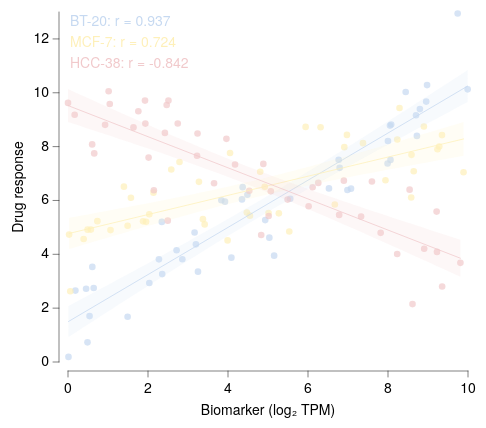

The specification (Vega-Lite) saved for this image:
### Vega-Lite specification from a JSON file in a GitHub repository (floating-point values rounded to 4 significant figures; data arrays with more than 128 entries replaced by an {"elided": "..."} marker saying what was removed)
{"background": null, "config": {"arc": {"fill": "#DBDBDB", "fillOpacity": 1.0, "innerRadius": 43.75, "padAngle": 0.03, "stroke": "black", "strokeOpacity": 1, "strokeWidth": 0.25}, "area": {"fill": "#DBDBDB", "fillOpacity": 1.0, "stroke": "black", "strokeOpacity": 1, "strokeWidth": 0.25}, "axis": {"domain": true, "domainCap": "round", "domainColor": "black", "domainWidth": 0.25, "grid": false, "gridCap": "round", "gridColor": "#F1F1F1", "gridDash": [0, 0], "gridOpacity": 1.0, "gridWidth": 0.25, "labelColor": "black", "labelFont": "Helvetica Neue, HelveticaNeue, Helvetica, Arial, sans-serif", "labelFontSize": 7, "labelFontStyle": "normal", "labelFontWeight": 400, "offset": 4.5, "ticks": true, "tickCap": "round", "tickColor": "black", "tickRound": false, "tickSize": 3, "tickWidth": 0.25, "titleColor": "black", "titleFont": "Helvetica Neue, HelveticaNeue, Helvetica, Arial, sans-serif", "titleFontSize": 7, "titleFontStyle": "normal", "titleFontWeight": 400}, "axisX": {"domain": true, "labelAlign": "center", "labelAngle": 0, "labels": true, "ticks": true, "translate": 0}, "axisY": {"domain": true, "labelAlign": "right", "labelAngle": 0, "labels": true, "ticks": true, "translate": 0}, "axisRight": {"domain": true, "labelAlign": "left", "labelAngle": 0, "labels": true, "ticks": true, "translate": 0}, "axisTop": {"domain": true, "labelAlign": "center", "labelAngle": 0, "labels": true, "ticks": true, "translate": 0}, "axisBand": {"tickOffset": 0}, "bar": {"fill": "#DBDBDB", "fillOpacity": 1.0, "stroke": "black", "strokeOpacity": 1, "strokeWidth": 0.25}, "boxplot": {"size": 15.75, "ticks": {"cornerRadius": 0.25, "fill": "black", "opacity": 1, "size": 7.875, "thickness": 0.25}, "box": {"fillOpacity": 1.0, "stroke": "black", "strokeOpacity": 1, "strokeWidth": 0.25}, "median": {"cornerRadius": 0, "fill": "black", "fillOpacity": 1.0, "opacity": 1, "size": 15.75, "thickness": 0.25}, "rule": {"fill": "black", "fillOpacity": 1.0, "size": 17.5, "stroke": "black", "strokeDash": [0, 0], "strokeOpacity": 1, "strokeWidth": 0.25}, "outliers": {"color": "black", "fill": "black", "fillOpacity": 1.0, "size": 0, "stroke": "black", "strokeOpacity": 1, "strokeWidth": 0.25}}, "circle": {"fill": "black", "fillOpacity": 1.0, "size": 0.875, "stroke": null, "strokeOpacity": 1, "strokeWidth": 0.25}, "errorband": {"band": {"fillOpacity": 0.6, "stroke": null, "strokeWidth": 0.25, "strokeOpacity": 1}, "borders": {"opacity": 0, "strokeOpacity": 0.25, "strokeWidth": 1}}, "errorbar": {"opacity": 1, "rule": {"strokeDash": [0, 0], "strokeWidth": 0.25}, "ticks": {"color": "black", "cornerRadius": 0.125, "opacity": 1, "size": 10.5, "thickness": 0.25}, "thickness": 0.25}, "font": "Helvetica Neue, HelveticaNeue, Helvetica, Arial, sans-serif", "geoshape": {"fill": "#DBDBDB", "fillOpacity": 1.0, "stroke": "black", "strokeOpacity": 1, "strokeWidth": 0.25}, "header": {"labelColor": "black", "labelFont": "Helvetica Neue, HelveticaNeue, Helvetica, Arial, sans-serif", "labelFontSize": 7, "labelFontStyle": "normal", "labelFontWeight": 400, "titleColor": "black", "titleFont": "Helvetica Neue, HelveticaNeue, Helvetica, Arial, sans-serif", "titleFontSize": 7, "titleFontStyle": "normal", "titleFontWeight": 400, "titlePadding": 0}, "legend": {"disable": false, "offset": 4.5, "titlePadding": 4, "labelOffset": 2, "gradientLabelOffset": 2, "gradientLength": 87.5, "gradientThickness": 8.75, "gradientOpacity": 1.0, "gradientStrokeColor": "black", "gradientStrokeWidth": 0.25, "labelColor": "black", "labelFont": "Helvetica Neue, HelveticaNeue, Helvetica, Arial, sans-serif", "labelFontSize": 7, "labelFontStyle": "normal", "labelFontWeight": 400, "strokeColor": "black", "strokeWidth": 0, "symbolSize": 42, "symbolStrokeColor": "black", "symbolStrokeWidth": 0.25, "titleColor": "black", "titleFont": "Helvetica Neue, HelveticaNeue, Helvetica, Arial, sans-serif", "titleFontSize": 7, "titleFontStyle": "normal", "titleFontWeight": 400}, "line": {"color": "black", "stroke": "black", "strokeCap": "round", "strokeDash": [0, 0], "strokeOpacity": 1, "strokeWidth": 0.375}, "point": {"filled": true, "fill": "#DBDBDB", "fillOpacity": 1.0, "size": 8.75, "stroke": "black", "strokeOpacity": 1, "strokeWidth": 0.25}, "range": {"category": ["#C6D9F1", "#F1C9CB", "#FEF0B9", "#CEE37A", "#7AA8E0", "#E589A3", "#FDDD5D", "#68B961", "#4177B1", "#C35082", "#E5C227", "#438156"], "diverging": {"scheme": ["#C35082", "#CE6D94", "#D989A7", "#E2A4BA", "#EABFCE", "#F1DBE2", "#F6F6F6", "#D7E0EB", "#B9CBE0", "#9BB6D5", "#7DA1C9", "#5F8CBD", "#4177B1"]}, "heatmap": {"scheme": ["#32022B", "#43044D", "#4C196E", "#4D338C", "#484DA6", "#3A68BB", "#1D83CA", "#1D9CCB", "#23B5C9", "#28CDC5", "#4DE0B4", "#91EE9F"]}, "ordinal": {"scheme": ["#F1F1F1", "#DBDBDB", "#C6C6C6", "#B2B2B2", "#9D9D9D", "#898989", "#767676", "#636363", "#515151", "#404040", "#2F2F2F", "#1F1F1F"]}, "ramp": {"scheme": ["#32022B", "#43044D", "#4C196E", "#4D338C", "#484DA6", "#3A68BB", "#1D83CA", "#1D9CCB", "#23B5C9", "#28CDC5", "#4DE0B4", "#91EE9F"]}}, "rule": {"color": "black", "stroke": "black", "strokeCap": "round", "strokeDash": [2, 2], "strokeOpacity": 1, "strokeWidth": 0.25}, "scale": {"bandPaddingInner": 0.1, "bandPaddingOuter": 0.1, "round": false}, "rect": {"fill": "#DBDBDB", "fillOpacity": 1.0, "stroke": "black", "strokeOpacity": 1, "strokeWidth": 0.25}, "square": {"fill": "#DBDBDB", "fillOpacity": 1.0, "size": 17.5, "stroke": "black", "strokeOpacity": 1, "strokeWidth": 0.25}, "text": {"color": "black", "font": "Helvetica Neue, HelveticaNeue, Helvetica, Arial, sans-serif", "fontSize": 7, "fontStyle": "normal", "fontWeight": 400}, "tick": {"color": "black", "cornerRadius": 0.125, "opacity": 1.0, "size": 15.75, "thickness": 0.25}, "title": {"anchor": "middle", "frame": "group", "color": "black", "font": "Helvetica Neue, HelveticaNeue, Helvetica, Arial, sans-serif", "fontSize": 7, "fontStyle": "normal", "fontWeight": 400, "subtitleColor": "black", "subtitleFont": "Helvetica Neue, HelveticaNeue, Helvetica, Arial, sans-serif", "subtitleFontSize": "Helvetica Neue, HelveticaNeue, Helvetica, Arial, sans-serif", "subtitleFontStyle": "normal", "subtitleFontWeight": 400}, "trail": {"color": "black", "opacity": 1, "size": 0.375}, "view": {"continuousWidth": 200, "continuousHeight": 175, "discreteWidth": 200, "discreteHeight": 175, "fill": null, "stroke": null, "strokeWidth": 0.25}}, "layer": [{"data": {"name": "data-aeb621f813ff548d864cbc1ba7ea44aa"}, "mark": {"type": "circle", "opacity": 0.7, "size": 11}, "encoding": {"color": {"field": "cell line", "title": "Cell line", "type": "nominal"}, "x": {"field": "biomarker", "title": "Biomarker (log₂ TPM)", "type": "quantitative"}, "y": {"field": "response", "title": "Drug response", "type": "quantitative"}}}, {"layer": [{"data": {"name": "data-5b9605a0622f52ef3f2c835fb4bdee55"}, "mark": {"type": "area", "fillOpacity": 0.15, "stroke": null, "strokeWidth": 0}, "encoding": {"color": {"field": "cell line", "legend": null, "type": "nominal"}, "x": {"field": "biomarker", "type": "quantitative"}, "y": {"field": "response", "type": "quantitative"}, "y2": {"field": "__ci_hi"}}, "name": "__dysonsphere_ffa74d4d28dd415a_1"}, {"data": {"name": "data-713ad55b86ab91ca18e055558fb19118"}, "mark": {"type": "line"}, "encoding": {"color": {"field": "cell line", "legend": null, "type": "nominal"}, "x": {"field": "biomarker", "type": "quantitative"}, "y": {"field": "response", "type": "quantitative"}}}, {"data": {"values": [{"cell line": "BT-20", "__dysonsphere__": 1}]}, "mark": {"type": "text", "align": "left", "baseline": "top", "dx": 0, "dy": 0, "fontSize": 7}, "encoding": {"color": {"field": "cell line", "legend": null, "type": "nominal"}, "text": {"value": "BT-20: r = 0.937"}, "x": {"value": 1}, "y": {"value": 1.0}}}, {"data": {"name": "data-9a3b3ce47fc1957dc85262453c30ab1f"}, "mark": {"type": "area", "fillOpacity": 0.15, "stroke": null, "strokeWidth": 0}, "encoding": {"color": {"field": "cell line", "legend": null, "type": "nominal"}, "x": {"field": "biomarker", "type": "quantitative"}, "y": {"field": "response", "type": "quantitative"}, "y2": {"field": "__ci_hi"}}, "name": "__dysonsphere_de698d8de6c7865a_2"}, {"data": {"name": "data-f25d4e025d71637d7f1a8f2dce3f0268"}, "mark": {"type": "line"}, "encoding": {"color": {"field": "cell line", "legend": null, "type": "nominal"}, "x": {"field": "biomarker", "type": "quantitative"}, "y": {"field": "response", "type": "quantitative"}}}, {"data": {"values": [{"cell line": "MCF-7", "__dysonsphere__": 1}]}, "mark": {"type": "text", "align": "left", "baseline": "top", "dx": 0, "dy": 0, "fontSize": 7}, "encoding": {"color": {"field": "cell line", "legend": null, "type": "nominal"}, "text": {"value": "MCF-7: r = 0.724"}, "x": {"value": 1}, "y": {"value": 11.5}}}, {"data": {"name": "data-dd8661d0aac82987c835da9307697e50"}, "mark": {"type": "area", "fillOpacity": 0.15, "stroke": null, "strokeWidth": 0}, "encoding": {"color": {"field": "cell line", "legend": null, "type": "nominal"}, "x": {"field": "biomarker", "type": "quantitative"}, "y": {"field": "response", "type": "quantitative"}, "y2": {"field": "__ci_hi"}}, "name": "__dysonsphere_126601661813a06e_3"}, {"data": {"name": "data-82315b846c24b0703f99c9dc12426a5e"}, "mark": {"type": "line"}, "encoding": {"color": {"field": "cell line", "legend": null, "type": "nominal"}, "x": {"field": "biomarker", "type": "quantitative"}, "y": {"field": "response", "type": "quantitative"}}}, {"data": {"values": [{"cell line": "HCC-38", "__dysonsphere__": 1}]}, "mark": {"type": "text", "align": "left", "baseline": "top", "dx": 0, "dy": 0, "fontSize": 7}, "encoding": {"color": {"field": "cell line", "legend": null, "type": "nominal"}, "text": {"value": "HCC-38: r = -0.842"}, "x": {"value": 1}, "y": {"value": 22.0}}}]}], "$schema": "https://vega.github.io/schema/vega-lite/v6.4.1.json", "datasets": {"data-aeb621f813ff548d864cbc1ba7ea44aa": {"elided": "135 records"}, "data-5b9605a0622f52ef3f2c835fb4bdee55": [{"biomarker": 0.012, "response": 0.927, "__ci_hi": 2.081, "cell line": "BT-20", "__dysonsphere__": 1}, {"biomarker": 0.1704, "response": 1.079, "__ci_hi": 2.207, "cell line": "BT-20", "__dysonsphere__": 1}, {"biomarker": 0.3288, "response": 1.232, "__ci_hi": 2.332, "cell line": "BT-20", "__dysonsphere__": 1}, {"biomarker": 0.4872, "response": 1.384, "__ci_hi": 2.458, "cell line": "BT-20", "__dysonsphere__": 1}, {"biomarker": 0.6456, "response": 1.535, "__ci_hi": 2.584, "cell line": "BT-20", "__dysonsphere__": 1}, {"biomarker": 0.804, "response": 1.687, "__ci_hi": 2.71, "cell line": "BT-20", "__dysonsphere__": 1}, {"biomarker": 0.9625, "response": 1.839, "__ci_hi": 2.836, "cell line": "BT-20", "__dysonsphere__": 1}, {"biomarker": 1.121, "response": 1.99, "__ci_hi": 2.962, "cell line": "BT-20", "__dysonsphere__": 1}, {"biomarker": 1.279, "response": 2.141, "__ci_hi": 3.088, "cell line": "BT-20", "__dysonsphere__": 1}, {"biomarker": 1.438, "response": 2.292, "__ci_hi": 3.215, "cell line": "BT-20", "__dysonsphere__": 1}, {"biomarker": 1.596, "response": 2.443, "__ci_hi": 3.342, "cell line": "BT-20", "__dysonsphere__": 1}, {"biomarker": 1.754, "response": 2.593, "__ci_hi": 3.469, "cell line": "BT-20", "__dysonsphere__": 1}, {"biomarker": 1.913, "response": 2.743, "__ci_hi": 3.597, "cell line": "BT-20", "__dysonsphere__": 1}, {"biomarker": 2.071, "response": 2.893, "__ci_hi": 3.725, "cell line": "BT-20", "__dysonsphere__": 1}, {"biomarker": 2.23, "response": 3.043, "__ci_hi": 3.853, "cell line": "BT-20", "__dysonsphere__": 1}, {"biomarker": 2.388, "response": 3.192, "__ci_hi": 3.981, "cell line": "BT-20", "__dysonsphere__": 1}, {"biomarker": 2.547, "response": 3.341, "__ci_hi": 4.11, "cell line": "BT-20", "__dysonsphere__": 1}, {"biomarker": 2.705, "response": 3.489, "__ci_hi": 4.239, "cell line": "BT-20", "__dysonsphere__": 1}, {"biomarker": 2.863, "response": 3.637, "__ci_hi": 4.369, "cell line": "BT-20", "__dysonsphere__": 1}, {"biomarker": 3.022, "response": 3.785, "__ci_hi": 4.499, "cell line": "BT-20", "__dysonsphere__": 1}, {"biomarker": 3.18, "response": 3.932, "__ci_hi": 4.63, "cell line": "BT-20", "__dysonsphere__": 1}, {"biomarker": 3.339, "response": 4.078, "__ci_hi": 4.761, "cell line": "BT-20", "__dysonsphere__": 1}, {"biomarker": 3.497, "response": 4.224, "__ci_hi": 4.893, "cell line": "BT-20", "__dysonsphere__": 1}, {"biomarker": 3.655, "response": 4.369, "__ci_hi": 5.025, "cell line": "BT-20", "__dysonsphere__": 1}, {"biomarker": 3.814, "response": 4.514, "__ci_hi": 5.158, "cell line": "BT-20", "__dysonsphere__": 1}, {"biomarker": 3.972, "response": 4.658, "__ci_hi": 5.292, "cell line": "BT-20", "__dysonsphere__": 1}, {"biomarker": 4.131, "response": 4.801, "__ci_hi": 5.426, "cell line": "BT-20", "__dysonsphere__": 1}, {"biomarker": 4.289, "response": 4.943, "__ci_hi": 5.561, "cell line": "BT-20", "__dysonsphere__": 1}, {"biomarker": 4.447, "response": 5.085, "__ci_hi": 5.697, "cell line": "BT-20", "__dysonsphere__": 1}, {"biomarker": 4.606, "response": 5.226, "__ci_hi": 5.834, "cell line": "BT-20", "__dysonsphere__": 1}, {"biomarker": 4.764, "response": 5.366, "__ci_hi": 5.972, "cell line": "BT-20", "__dysonsphere__": 1}, {"biomarker": 4.923, "response": 5.505, "__ci_hi": 6.11, "cell line": "BT-20", "__dysonsphere__": 1}, {"biomarker": 5.081, "response": 5.643, "__ci_hi": 6.25, "cell line": "BT-20", "__dysonsphere__": 1}, {"biomarker": 5.239, "response": 5.781, "__ci_hi": 6.39, "cell line": "BT-20", "__dysonsphere__": 1}, {"biomarker": 5.398, "response": 5.918, "__ci_hi": 6.531, "cell line": "BT-20", "__dysonsphere__": 1}, {"biomarker": 5.556, "response": 6.053, "__ci_hi": 6.672, "cell line": "BT-20", "__dysonsphere__": 1}, {"biomarker": 5.715, "response": 6.189, "__ci_hi": 6.815, "cell line": "BT-20", "__dysonsphere__": 1}, {"biomarker": 5.873, "response": 6.323, "__ci_hi": 6.958, "cell line": "BT-20", "__dysonsphere__": 1}, {"biomarker": 6.032, "response": 6.457, "__ci_hi": 7.102, "cell line": "BT-20", "__dysonsphere__": 1}, {"biomarker": 6.19, "response": 6.589, "__ci_hi": 7.247, "cell line": "BT-20", "__dysonsphere__": 1}, {"biomarker": 6.348, "response": 6.722, "__ci_hi": 7.392, "cell line": "BT-20", "__dysonsphere__": 1}, {"biomarker": 6.507, "response": 6.853, "__ci_hi": 7.538, "cell line": "BT-20", "__dysonsphere__": 1}, {"biomarker": 6.665, "response": 6.985, "__ci_hi": 7.685, "cell line": "BT-20", "__dysonsphere__": 1}, {"biomarker": 6.824, "response": 7.115, "__ci_hi": 7.832, "cell line": "BT-20", "__dysonsphere__": 1}, {"biomarker": 6.982, "response": 7.245, "__ci_hi": 7.979, "cell line": "BT-20", "__dysonsphere__": 1}, {"biomarker": 7.14, "response": 7.375, "__ci_hi": 8.128, "cell line": "BT-20", "__dysonsphere__": 1}, {"biomarker": 7.299, "response": 7.504, "__ci_hi": 8.276, "cell line": "BT-20", "__dysonsphere__": 1}, {"biomarker": 7.457, "response": 7.633, "__ci_hi": 8.425, "cell line": "BT-20", "__dysonsphere__": 1}, {"biomarker": 7.616, "response": 7.761, "__ci_hi": 8.574, "cell line": "BT-20", "__dysonsphere__": 1}, {"biomarker": 7.774, "response": 7.889, "__ci_hi": 8.724, "cell line": "BT-20", "__dysonsphere__": 1}, {"biomarker": 7.932, "response": 8.017, "__ci_hi": 8.874, "cell line": "BT-20", "__dysonsphere__": 1}, {"biomarker": 8.091, "response": 8.144, "__ci_hi": 9.024, "cell line": "BT-20", "__dysonsphere__": 1}, {"biomarker": 8.249, "response": 8.271, "__ci_hi": 9.174, "cell line": "BT-20", "__dysonsphere__": 1}, {"biomarker": 8.408, "response": 8.398, "__ci_hi": 9.325, "cell line": "BT-20", "__dysonsphere__": 1}, {"biomarker": 8.566, "response": 8.525, "__ci_hi": 9.476, "cell line": "BT-20", "__dysonsphere__": 1}, {"biomarker": 8.724, "response": 8.651, "__ci_hi": 9.627, "cell line": "BT-20", "__dysonsphere__": 1}, {"biomarker": 8.883, "response": 8.778, "__ci_hi": 9.779, "cell line": "BT-20", "__dysonsphere__": 1}, {"biomarker": 9.041, "response": 8.904, "__ci_hi": 9.93, "cell line": "BT-20", "__dysonsphere__": 1}, {"biomarker": 9.2, "response": 9.03, "__ci_hi": 10.08, "cell line": "BT-20", "__dysonsphere__": 1}, {"biomarker": 9.358, "response": 9.155, "__ci_hi": 10.23, "cell line": "BT-20", "__dysonsphere__": 1}, {"biomarker": 9.517, "response": 9.281, "__ci_hi": 10.39, "cell line": "BT-20", "__dysonsphere__": 1}, {"biomarker": 9.675, "response": 9.406, "__ci_hi": 10.54, "cell line": "BT-20", "__dysonsphere__": 1}, {"biomarker": 9.833, "response": 9.532, "__ci_hi": 10.69, "cell line": "BT-20", "__dysonsphere__": 1}, {"biomarker": 9.992, "response": 9.657, "__ci_hi": 10.84, "cell line": "BT-20", "__dysonsphere__": 1}], "data-713ad55b86ab91ca18e055558fb19118": [{"biomarker": 0.012, "response": 1.504, "cell line": "BT-20", "__dysonsphere__": 1}, {"biomarker": 9.992, "response": 10.25, "cell line": "BT-20", "__dysonsphere__": 1}], "data-9a3b3ce47fc1957dc85262453c30ab1f": [{"biomarker": 0.02745, "response": 4.195, "__ci_hi": 5.355, "cell line": "MCF-7", "__dysonsphere__": 1}, {"biomarker": 0.184, "response": 4.264, "__ci_hi": 5.397, "cell line": "MCF-7", "__dysonsphere__": 1}, {"biomarker": 0.3405, "response": 4.333, "__ci_hi": 5.439, "cell line": "MCF-7", "__dysonsphere__": 1}, {"biomarker": 0.497, "response": 4.402, "__ci_hi": 5.482, "cell line": "MCF-7", "__dysonsphere__": 1}, {"biomarker": 0.6536, "response": 4.471, "__ci_hi": 5.524, "cell line": "MCF-7", "__dysonsphere__": 1}, {"biomarker": 0.8101, "response": 4.54, "__ci_hi": 5.567, "cell line": "MCF-7", "__dysonsphere__": 1}, {"biomarker": 0.9666, "response": 4.608, "__ci_hi": 5.61, "cell line": "MCF-7", "__dysonsphere__": 1}, {"biomarker": 1.123, "response": 4.677, "__ci_hi": 5.653, "cell line": "MCF-7", "__dysonsphere__": 1}, {"biomarker": 1.28, "response": 4.745, "__ci_hi": 5.697, "cell line": "MCF-7", "__dysonsphere__": 1}, {"biomarker": 1.436, "response": 4.812, "__ci_hi": 5.74, "cell line": "MCF-7", "__dysonsphere__": 1}, {"biomarker": 1.593, "response": 4.88, "__ci_hi": 5.784, "cell line": "MCF-7", "__dysonsphere__": 1}, {"biomarker": 1.749, "response": 4.947, "__ci_hi": 5.829, "cell line": "MCF-7", "__dysonsphere__": 1}, {"biomarker": 1.906, "response": 5.014, "__ci_hi": 5.873, "cell line": "MCF-7", "__dysonsphere__": 1}, {"biomarker": 2.062, "response": 5.08, "__ci_hi": 5.918, "cell line": "MCF-7", "__dysonsphere__": 1}, {"biomarker": 2.219, "response": 5.147, "__ci_hi": 5.963, "cell line": "MCF-7", "__dysonsphere__": 1}, {"biomarker": 2.375, "response": 5.212, "__ci_hi": 6.009, "cell line": "MCF-7", "__dysonsphere__": 1}, {"biomarker": 2.532, "response": 5.278, "__ci_hi": 6.055, "cell line": "MCF-7", "__dysonsphere__": 1}, {"biomarker": 2.688, "response": 5.343, "__ci_hi": 6.101, "cell line": "MCF-7", "__dysonsphere__": 1}, {"biomarker": 2.845, "response": 5.407, "__ci_hi": 6.148, "cell line": "MCF-7", "__dysonsphere__": 1}, {"biomarker": 3.001, "response": 5.471, "__ci_hi": 6.196, "cell line": "MCF-7", "__dysonsphere__": 1}, {"biomarker": 3.158, "response": 5.534, "__ci_hi": 6.244, "cell line": "MCF-7", "__dysonsphere__": 1}, {"biomarker": 3.315, "response": 5.597, "__ci_hi": 6.293, "cell line": "MCF-7", "__dysonsphere__": 1}, {"biomarker": 3.471, "response": 5.659, "__ci_hi": 6.342, "cell line": "MCF-7", "__dysonsphere__": 1}, {"biomarker": 3.628, "response": 5.721, "__ci_hi": 6.392, "cell line": "MCF-7", "__dysonsphere__": 1}, {"biomarker": 3.784, "response": 5.781, "__ci_hi": 6.443, "cell line": "MCF-7", "__dysonsphere__": 1}, {"biomarker": 3.941, "response": 5.841, "__ci_hi": 6.494, "cell line": "MCF-7", "__dysonsphere__": 1}, {"biomarker": 4.097, "response": 5.901, "__ci_hi": 6.546, "cell line": "MCF-7", "__dysonsphere__": 1}, {"biomarker": 4.254, "response": 5.959, "__ci_hi": 6.599, "cell line": "MCF-7", "__dysonsphere__": 1}, {"biomarker": 4.41, "response": 6.017, "__ci_hi": 6.653, "cell line": "MCF-7", "__dysonsphere__": 1}, {"biomarker": 4.567, "response": 6.073, "__ci_hi": 6.708, "cell line": "MCF-7", "__dysonsphere__": 1}, {"biomarker": 4.723, "response": 6.129, "__ci_hi": 6.763, "cell line": "MCF-7", "__dysonsphere__": 1}, {"biomarker": 4.88, "response": 6.184, "__ci_hi": 6.82, "cell line": "MCF-7", "__dysonsphere__": 1}, {"biomarker": 5.036, "response": 6.239, "__ci_hi": 6.877, "cell line": "MCF-7", "__dysonsphere__": 1}, {"biomarker": 5.193, "response": 6.292, "__ci_hi": 6.935, "cell line": "MCF-7", "__dysonsphere__": 1}, {"biomarker": 5.349, "response": 6.345, "__ci_hi": 6.994, "cell line": "MCF-7", "__dysonsphere__": 1}, {"biomarker": 5.506, "response": 6.397, "__ci_hi": 7.053, "cell line": "MCF-7", "__dysonsphere__": 1}, {"biomarker": 5.662, "response": 6.448, "__ci_hi": 7.114, "cell line": "MCF-7", "__dysonsphere__": 1}, {"biomarker": 5.819, "response": 6.498, "__ci_hi": 7.175, "cell line": "MCF-7", "__dysonsphere__": 1}, {"biomarker": 5.975, "response": 6.548, "__ci_hi": 7.236, "cell line": "MCF-7", "__dysonsphere__": 1}, {"biomarker": 6.132, "response": 6.597, "__ci_hi": 7.299, "cell line": "MCF-7", "__dysonsphere__": 1}, {"biomarker": 6.289, "response": 6.645, "__ci_hi": 7.362, "cell line": "MCF-7", "__dysonsphere__": 1}, {"biomarker": 6.445, "response": 6.693, "__ci_hi": 7.425, "cell line": "MCF-7", "__dysonsphere__": 1}, {"biomarker": 6.602, "response": 6.74, "__ci_hi": 7.49, "cell line": "MCF-7", "__dysonsphere__": 1}, {"biomarker": 6.758, "response": 6.787, "__ci_hi": 7.554, "cell line": "MCF-7", "__dysonsphere__": 1}, {"biomarker": 6.915, "response": 6.833, "__ci_hi": 7.619, "cell line": "MCF-7", "__dysonsphere__": 1}, {"biomarker": 7.071, "response": 6.879, "__ci_hi": 7.685, "cell line": "MCF-7", "__dysonsphere__": 1}, {"biomarker": 7.228, "response": 6.925, "__ci_hi": 7.751, "cell line": "MCF-7", "__dysonsphere__": 1}, {"biomarker": 7.384, "response": 6.97, "__ci_hi": 7.817, "cell line": "MCF-7", "__dysonsphere__": 1}, {"biomarker": 7.541, "response": 7.015, "__ci_hi": 7.884, "cell line": "MCF-7", "__dysonsphere__": 1}, {"biomarker": 7.697, "response": 7.059, "__ci_hi": 7.951, "cell line": "MCF-7", "__dysonsphere__": 1}, {"biomarker": 7.854, "response": 7.103, "__ci_hi": 8.018, "cell line": "MCF-7", "__dysonsphere__": 1}, {"biomarker": 8.01, "response": 7.147, "__ci_hi": 8.086, "cell line": "MCF-7", "__dysonsphere__": 1}, {"biomarker": 8.167, "response": 7.19, "__ci_hi": 8.154, "cell line": "MCF-7", "__dysonsphere__": 1}, {"biomarker": 8.323, "response": 7.234, "__ci_hi": 8.222, "cell line": "MCF-7", "__dysonsphere__": 1}, {"biomarker": 8.48, "response": 7.277, "__ci_hi": 8.29, "cell line": "MCF-7", "__dysonsphere__": 1}, {"biomarker": 8.636, "response": 7.32, "__ci_hi": 8.359, "cell line": "MCF-7", "__dysonsphere__": 1}, {"biomarker": 8.793, "response": 7.362, "__ci_hi": 8.428, "cell line": "MCF-7", "__dysonsphere__": 1}, {"biomarker": 8.949, "response": 7.405, "__ci_hi": 8.497, "cell line": "MCF-7", "__dysonsphere__": 1}, {"biomarker": 9.106, "response": 7.447, "__ci_hi": 8.566, "cell line": "MCF-7", "__dysonsphere__": 1}, {"biomarker": 9.263, "response": 7.489, "__ci_hi": 8.635, "cell line": "MCF-7", "__dysonsphere__": 1}, {"biomarker": 9.419, "response": 7.531, "__ci_hi": 8.704, "cell line": "MCF-7", "__dysonsphere__": 1}, {"biomarker": 9.576, "response": 7.573, "__ci_hi": 8.774, "cell line": "MCF-7", "__dysonsphere__": 1}, {"biomarker": 9.732, "response": 7.615, "__ci_hi": 8.843, "cell line": "MCF-7", "__dysonsphere__": 1}, {"biomarker": 9.889, "response": 7.657, "__ci_hi": 8.913, "cell line": "MCF-7", "__dysonsphere__": 1}], "data-f25d4e025d71637d7f1a8f2dce3f0268": [{"biomarker": 0.02745, "response": 4.775, "cell line": "MCF-7", "__dysonsphere__": 1}, {"biomarker": 9.889, "response": 8.285, "cell line": "MCF-7", "__dysonsphere__": 1}], "data-dd8661d0aac82987c835da9307697e50": [{"biomarker": 1.36e-05, "response": 8.912, "__ci_hi": 10.14, "cell line": "HCC-38", "__dysonsphere__": 1}, {"biomarker": 0.1557, "response": 8.837, "__ci_hi": 10.03, "cell line": "HCC-38", "__dysonsphere__": 1}, {"biomarker": 0.3115, "response": 8.762, "__ci_hi": 9.928, "cell line": "HCC-38", "__dysonsphere__": 1}, {"biomarker": 0.4672, "response": 8.686, "__ci_hi": 9.824, "cell line": "HCC-38", "__dysonsphere__": 1}, {"biomarker": 0.6229, "response": 8.611, "__ci_hi": 9.719, "cell line": "HCC-38", "__dysonsphere__": 1}, {"biomarker": 0.7786, "response": 8.535, "__ci_hi": 9.615, "cell line": "HCC-38", "__dysonsphere__": 1}, {"biomarker": 0.9343, "response": 8.459, "__ci_hi": 9.511, "cell line": "HCC-38", "__dysonsphere__": 1}, {"biomarker": 1.09, "response": 8.382, "__ci_hi": 9.408, "cell line": "HCC-38", "__dysonsphere__": 1}, {"biomarker": 1.246, "response": 8.306, "__ci_hi": 9.304, "cell line": "HCC-38", "__dysonsphere__": 1}, {"biomarker": 1.401, "response": 8.229, "__ci_hi": 9.201, "cell line": "HCC-38", "__dysonsphere__": 1}, {"biomarker": 1.557, "response": 8.151, "__ci_hi": 9.098, "cell line": "HCC-38", "__dysonsphere__": 1}, {"biomarker": 1.713, "response": 8.074, "__ci_hi": 8.996, "cell line": "HCC-38", "__dysonsphere__": 1}, {"biomarker": 1.869, "response": 7.996, "__ci_hi": 8.894, "cell line": "HCC-38", "__dysonsphere__": 1}, {"biomarker": 2.024, "response": 7.918, "__ci_hi": 8.792, "cell line": "HCC-38", "__dysonsphere__": 1}, {"biomarker": 2.18, "response": 7.839, "__ci_hi": 8.691, "cell line": "HCC-38", "__dysonsphere__": 1}, {"biomarker": 2.336, "response": 7.76, "__ci_hi": 8.59, "cell line": "HCC-38", "__dysonsphere__": 1}, {"biomarker": 2.492, "response": 7.68, "__ci_hi": 8.489, "cell line": "HCC-38", "__dysonsphere__": 1}, {"biomarker": 2.647, "response": 7.6, "__ci_hi": 8.389, "cell line": "HCC-38", "__dysonsphere__": 1}, {"biomarker": 2.803, "response": 7.519, "__ci_hi": 8.29, "cell line": "HCC-38", "__dysonsphere__": 1}, {"biomarker": 2.959, "response": 7.438, "__ci_hi": 8.191, "cell line": "HCC-38", "__dysonsphere__": 1}, {"biomarker": 3.114, "response": 7.356, "__ci_hi": 8.093, "cell line": "HCC-38", "__dysonsphere__": 1}, {"biomarker": 3.27, "response": 7.273, "__ci_hi": 7.996, "cell line": "HCC-38", "__dysonsphere__": 1}, {"biomarker": 3.426, "response": 7.19, "__ci_hi": 7.899, "cell line": "HCC-38", "__dysonsphere__": 1}, {"biomarker": 3.582, "response": 7.106, "__ci_hi": 7.804, "cell line": "HCC-38", "__dysonsphere__": 1}, {"biomarker": 3.737, "response": 7.021, "__ci_hi": 7.708, "cell line": "HCC-38", "__dysonsphere__": 1}, {"biomarker": 3.893, "response": 6.935, "__ci_hi": 7.614, "cell line": "HCC-38", "__dysonsphere__": 1}, {"biomarker": 4.049, "response": 6.848, "__ci_hi": 7.521, "cell line": "HCC-38", "__dysonsphere__": 1}, {"biomarker": 4.204, "response": 6.76, "__ci_hi": 7.429, "cell line": "HCC-38", "__dysonsphere__": 1}, {"biomarker": 4.36, "response": 6.672, "__ci_hi": 7.337, "cell line": "HCC-38", "__dysonsphere__": 1}, {"biomarker": 4.516, "response": 6.582, "__ci_hi": 7.247, "cell line": "HCC-38", "__dysonsphere__": 1}, {"biomarker": 4.672, "response": 6.492, "__ci_hi": 7.157, "cell line": "HCC-38", "__dysonsphere__": 1}, {"biomarker": 4.827, "response": 6.4, "__ci_hi": 7.069, "cell line": "HCC-38", "__dysonsphere__": 1}, {"biomarker": 4.983, "response": 6.308, "__ci_hi": 6.981, "cell line": "HCC-38", "__dysonsphere__": 1}, {"biomarker": 5.139, "response": 6.215, "__ci_hi": 6.894, "cell line": "HCC-38", "__dysonsphere__": 1}, {"biomarker": 5.294, "response": 6.12, "__ci_hi": 6.808, "cell line": "HCC-38", "__dysonsphere__": 1}, {"biomarker": 5.45, "response": 6.025, "__ci_hi": 6.723, "cell line": "HCC-38", "__dysonsphere__": 1}, {"biomarker": 5.606, "response": 5.93, "__ci_hi": 6.639, "cell line": "HCC-38", "__dysonsphere__": 1}, {"biomarker": 5.762, "response": 5.833, "__ci_hi": 6.556, "cell line": "HCC-38", "__dysonsphere__": 1}, {"biomarker": 5.917, "response": 5.736, "__ci_hi": 6.473, "cell line": "HCC-38", "__dysonsphere__": 1}, {"biomarker": 6.073, "response": 5.638, "__ci_hi": 6.391, "cell line": "HCC-38", "__dysonsphere__": 1}, {"biomarker": 6.229, "response": 5.539, "__ci_hi": 6.31, "cell line": "HCC-38", "__dysonsphere__": 1}, {"biomarker": 6.384, "response": 5.44, "__ci_hi": 6.229, "cell line": "HCC-38", "__dysonsphere__": 1}, {"biomarker": 6.54, "response": 5.34, "__ci_hi": 6.149, "cell line": "HCC-38", "__dysonsphere__": 1}, {"biomarker": 6.696, "response": 5.239, "__ci_hi": 6.069, "cell line": "HCC-38", "__dysonsphere__": 1}, {"biomarker": 6.852, "response": 5.138, "__ci_hi": 5.99, "cell line": "HCC-38", "__dysonsphere__": 1}, {"biomarker": 7.007, "response": 5.037, "__ci_hi": 5.911, "cell line": "HCC-38", "__dysonsphere__": 1}, {"biomarker": 7.163, "response": 4.935, "__ci_hi": 5.833, "cell line": "HCC-38", "__dysonsphere__": 1}, {"biomarker": 7.319, "response": 4.833, "__ci_hi": 5.755, "cell line": "HCC-38", "__dysonsphere__": 1}, {"biomarker": 7.475, "response": 4.731, "__ci_hi": 5.677, "cell line": "HCC-38", "__dysonsphere__": 1}, {"biomarker": 7.63, "response": 4.628, "__ci_hi": 5.6, "cell line": "HCC-38", "__dysonsphere__": 1}, {"biomarker": 7.786, "response": 4.525, "__ci_hi": 5.523, "cell line": "HCC-38", "__dysonsphere__": 1}, {"biomarker": 7.942, "response": 4.421, "__ci_hi": 5.447, "cell line": "HCC-38", "__dysonsphere__": 1}, {"biomarker": 8.097, "response": 4.318, "__ci_hi": 5.37, "cell line": "HCC-38", "__dysonsphere__": 1}, {"biomarker": 8.253, "response": 4.214, "__ci_hi": 5.294, "cell line": "HCC-38", "__dysonsphere__": 1}, {"biomarker": 8.409, "response": 4.11, "__ci_hi": 5.218, "cell line": "HCC-38", "__dysonsphere__": 1}, {"biomarker": 8.565, "response": 4.005, "__ci_hi": 5.142, "cell line": "HCC-38", "__dysonsphere__": 1}, {"biomarker": 8.72, "response": 3.901, "__ci_hi": 5.067, "cell line": "HCC-38", "__dysonsphere__": 1}, {"biomarker": 8.876, "response": 3.796, "__ci_hi": 4.992, "cell line": "HCC-38", "__dysonsphere__": 1}, {"biomarker": 9.032, "response": 3.691, "__ci_hi": 4.916, "cell line": "HCC-38", "__dysonsphere__": 1}, {"biomarker": 9.187, "response": 3.586, "__ci_hi": 4.841, "cell line": "HCC-38", "__dysonsphere__": 1}, {"biomarker": 9.343, "response": 3.481, "__ci_hi": 4.766, "cell line": "HCC-38", "__dysonsphere__": 1}, {"biomarker": 9.499, "response": 3.376, "__ci_hi": 4.692, "cell line": "HCC-38", "__dysonsphere__": 1}, {"biomarker": 9.655, "response": 3.271, "__ci_hi": 4.617, "cell line": "HCC-38", "__dysonsphere__": 1}, {"biomarker": 9.81, "response": 3.165, "__ci_hi": 4.543, "cell line": "HCC-38", "__dysonsphere__": 1}], "data-82315b846c24b0703f99c9dc12426a5e": [{"biomarker": 1.36e-05, "response": 9.525, "cell line": "HCC-38", "__dysonsphere__": 1}, {"biomarker": 9.81, "response": 3.854, "cell line": "HCC-38", "__dysonsphere__": 1}]}}
